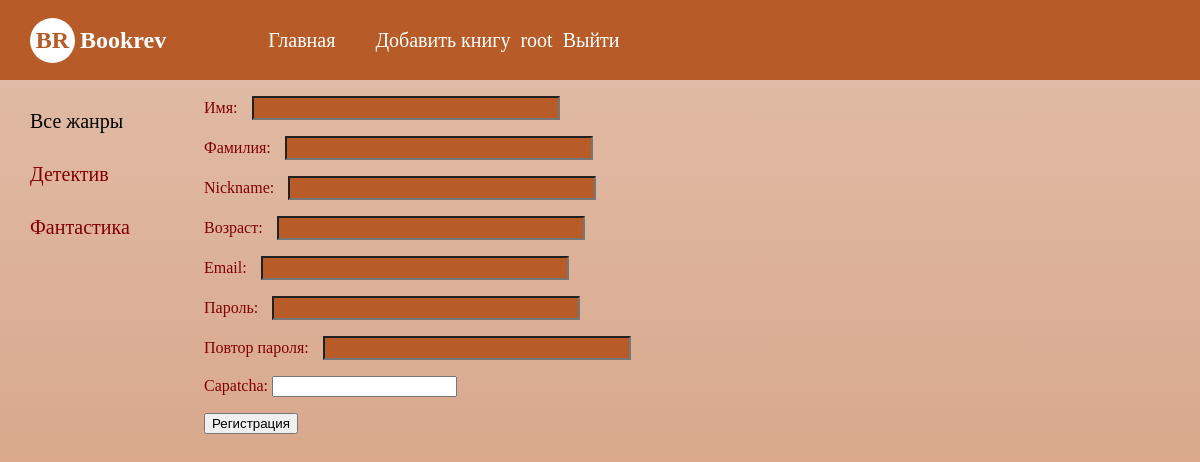
The app's page /register/ (signed in) with its own data.
### books/models.py (models this page shows, shortened)
class CustomUser(AbstractUser):
    age = models.PositiveIntegerField(null=True, blank=True)
    avatar = models.ImageField(upload_to='photos/avatars/%Y/%m/%d/', default='photos/avatars/no_avatar.jpg')
    role = models.ForeignKey("Roles", on_delete=models.PROTECT, default=1)

class Genres(models.Model):
    genre_name = models.CharField(max_length=255, db_index=True)
    slug = models.SlugField(max_length=255, unique=True, db_index=True)
    def get_absolute_url(self):
        return reverse('genre', kwargs={'genre_slug': self.slug})
    class Meta:
        verbose_name = 'Жанры'
        verbose_name_plural = 'Жанры'
        ordering = ['id']

### books/views.py (the view, shortened to what this page needs)
# urls.py: path('register/', Register.as_view(), name="register"),
class Register(DataMixin, CreateView):
    form_class = RegisterForm
    template_name = 'books/register.html'
    success_url = reverse_lazy('login')
    def get_context_data(self, *, object_list=None, **kwargs):
        context = super().get_context_data(**kwargs)
        g_def = self.get_user_context(title="Регистрация")
        return dict(list(context.items()) + list(g_def.items()))

### books/forms.py
class RegisterForm(UserCreationForm):
    first_name = forms.CharField(label='Имя', widget=forms.TextInput(attrs={'class': 'form-input'}))
    last_name = forms.CharField(label='Фамилия', widget=forms.TextInput(attrs={'class': 'form-input'}))
    username = forms.CharField(label='Nickname', widget=forms.TextInput(attrs={'class': 'form-input'}))
    age = forms.IntegerField(label='Возраст', widget=forms.TextInput(attrs={'class': 'form-input'}))
    email = forms.EmailField(label='Email', widget=forms.EmailInput(attrs={'class': 'form-input'}))
    password1 = forms.CharField(label='Пароль', widget=forms.PasswordInput(attrs={'class': 'form-input'}))
    password2 = forms.CharField(label='Повтор пароля', widget=forms.PasswordInput(attrs={'class': 'form-input'}))
    capatcha = CaptchaField()
    class Meta:
        model = CustomUser
        fields = ('first_name', 'last_name', 'username', 'age', 'email', 'password1', 'password2')

### books/utils.py (called while the page is built)
    def get_user_context(self, **kwargs):
        context = kwargs
        genres = Genres.objects.annotate(Count('books'))
        user_menu = menu.copy()
        if not self.request.user.is_authenticated:
            user_menu.pop(1)
        context['menu'] = user_menu
        context['genres'] = genres
        if 'genre_selected' not in context:
            context['genre_selected'] = 0
        return context

### books/templates/books/register.html (shortened to what this page needs)
{% extends 'books/base.html' %}
{% load static %}
{% block content %}
<div>
   <form method="post">
      {% for f in form %}
      <p><label class="form-label" for="{{ f.id_for_label }}">{{f.label}}: </label>{{ f }}</p>
      {% endfor %}
      <button type="submit">Регистрация</button>
   </form>
</div>
{% endblock %}

### books/templates/books/base.html (shortened to what this page needs)
{% load static %}
{% load books_tags %}
<!DOCTYPE html>
<html lang="en">
<head>
    <link type="text/css" href="{% static 'books/css/style.css' %}" rel="stylesheet" />
    <link type="text/css" href="{% static 'books/css/book.css' %}" rel="stylesheet" />
    <link type="text/css" href="{% static 'books/css/index.css' %}" rel="stylesheet" />
    <link type="text/css" href="{% static 'books/css/forms.css' %}" rel="stylesheet" />
    <link type="text/css" href="{% static 'books/css/profile.css' %}" rel="stylesheet" />
</head>
<body>
<div class="navbar">
    <div class="nav-elements">
        <div class="nav-el logo">BR</div>
        <div class="logo-text">Bookrev</div>
        <div class="menu">
            {% for m in menu %}
			<div class="nav-el"><a class="nav-link" href="{% url m.url_name %}">{{m.title}}</a></div>
            {% endfor %}
            {% if request.user.is_authenticated %}
            <div class="user-log">
                <div class="login-logout"><a class="nav-link" href="{% url 'profile' user_username=user.username %}">{{user.username}}</a></div>
                <div class="login-logout"><a class="nav-link" href="{% url 'logout' %}">Выйти</a></div>
            </div>
            {% else %}
           <div class="user-log">
                <div class="login-logout"><a class="nav-link" href="{% url 'register' %}">Регистрация</a></div>
                <div class="login-logout"><a class="nav-link" href="{% url 'login' %}">Войти</a></div>
           </div>
            {% endif %}
        </div>
    </div>
</div>
{% load cache %}
<div class="genres">
    {% if not request.resolver_match.kwargs.user_username %}
    <div class="list-genres">
        {% if genre_selected == 0 %}
            <div class="genre-name selected" >Все жанры</div>
        {% else %}
            <div class="genre-name" ><a href="{% url 'index' %}">Все жанры</a></div>
        {% endif %}
        {% for g in genres %}
            {% if g.books__count > 0 %}
            {% if g.pk == genre_selected %}
                <div class="genre-name selected" >{{g.genre_name}}</div>
            {% else %}
                <div class="genre-name" ><a href="{{ g.get_absolute_url }}">{{g.genre_name}}</a></div>
            {% endif %}
            {% endif %}
        {% endfor %}
        </div>
    {% endif %}
    <div>
        {% block content %}
        {% endblock %}
    </div>
</div>
</body>
</html>

### books/static/books/css/style.css (style rules this page uses)
body { margin: 0; padding: 0; font-family: Corbel; background: linear-gradient(rgba(183,92,41, 0.4), rgba(183,92,41, 0.63)); min-height: 100vh; color: #820000; }
.navbar { background-color: #B75C29; display: flex; }
.nav-elements { display: flex; height: 80px; font-size: 20px; color: white; align-items: center; }
.logo { display: flex; height: 45px; width: 45px; background-color: white; color: #B75C29; font-weight: 900; font-size: 24px; justify-content: center; align-items: center; border-radius: 100%; }
.logo-text { margin-left: 5px; font-weight: bold; font-size: 24px; }
.menu { display: flex; margin-left: 6vw; }
.nav-el { margin-left: 30px; }
.nav-link { text-decoration: none; color: white; margin-right: 10px; }
.user-log { display: flex; justify-content: end; align-items: center; color: white; }
.genre-name { margin-left: 30px; margin-top: 30px; color: #820000; font-size: 20px; }
a { color: #820000; text-decoration: none; }
.selected { color: black; }
.genres { display: grid; grid-template-columns: 17% 83%; }
.list-genres { width: 200px; }
.form-input { width: 300px; font-size: 16px; }

### books/static/books/css/forms.css (style rules this page uses)
.form-input { background-color: #B75C29; margin-right: 10px; margin-left: 10px; }

### records on screen
CustomUser: username "root"
Genres: genre_name "Детектив"
Genres: genre_name "Фантастика"

### other values on screen
{{ m.title }} "Главная" "Добавить книгу"
{{ f.label }} "Имя" "Фамилия" "Nickname" "Возраст" "Email" "Пароль" "Повтор пароля" "Capatcha"
